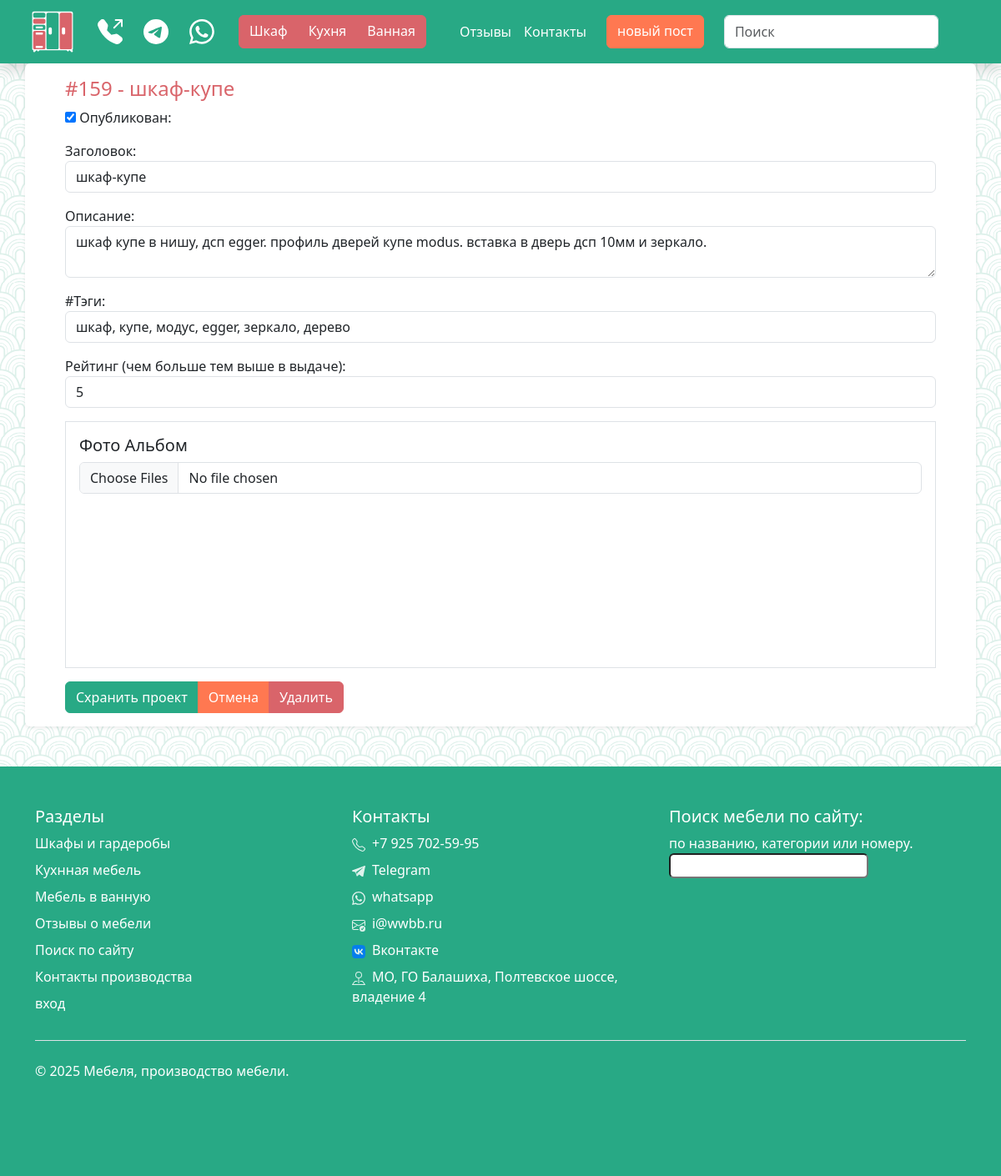
Screenshot of /update/159 (signed in) with the database file from the repository.
### todo/models.py (models this page shows, shortened)
class Project(models.Model):
    title = models.CharField(max_length=100)
    description = models.TextField(null=True, blank=True)
    tags = models.CharField(max_length=100, verbose_name='#Тэги', blank=True)
    rating = models.IntegerField(default=5, blank=False, null=False)
    public = models.BooleanField(default=True)
    created_at = models.DateTimeField(auto_now_add=True)
    updated_at = models.DateTimeField(auto_now=True)
    album = models.TextField(default='',null=True, blank=True)
    class Meta:
        ordering = ['-id']

### todo/CRUD_Posts.py (the view)
# urls.py: path('update/<int:post_id>', views.post_update, name='post_update'),
@login_required
def post_update(request, post_id):
    db_Obj = Project.objects.get(id=post_id)
    if request.method == 'POST':
        form = ProjectForm(request.POST, request.FILES, instance=db_Obj)
        files = request.FILES.getlist('image')
        if form.is_valid():
            form.save()
            return redirect('/post/' + str(db_Obj.id))
    form = ProjectForm(instance=db_Obj)
    context = {
        'title': 'Редактор проекта',
        'project': db_Obj,
        'album': collect_album(post_id),
        'form': form,
        'description': 'Редактирование материала wwbb.ru',
    }
    return render(request, 'todo/CRUD/post_update.html', context)

### todo/forms.py
class ProjectForm(ModelForm):
    class Meta:
        model = Project
        fields = '__all__'

### todo/img_handler.py (called while the page is built)
def collect_album(prj_id):
    prj_id = str(prj_id)
    album_lst = os.listdir(os.path.join(PHOTO_PATH, prj_id))
    album_lst = set(map(lambda x: os.path.splitext(x)[0], album_lst))
    return album_lst

### todo/templates/todo/CRUD/post_update.html (shortened to what this page needs)
{% extends 'todo/base/base.html' %}
{% block main_content %}
<div class="container mb-5 p-3 px-5 rounded bg-white rounded shadow-sm">
    <h1 class="text-secondary h4">#{{ project.id }} - {{ project.title}} </h1>
    <form enctype="multipart/form-data" method="POST">
        <div class="mb-3">
            <input class="" type="checkbox" name="public" id="id_public" checked="">
            <label for="id_public">Опубликован:</label>
        </div>
        <div class="mb-3">
            <label for="id_title">Заголовок:</label>
            <input class="form-control" type="text" name="title" maxlength="100" required="" id="id_title"
                value="{{ form.title.value }}">
        </div>
        <div class="mb-3">
            <label for="id_description">Описание:</label>
            <textarea class="form-control" name="description" cols="40" rows="2"
                id="id_description">{{ form.description.value }}</textarea>
        </div>
        <div class="mb-3">
            <label for="id_tags">#Тэги:</label>
            <input class="form-control" type="text" name="tags" maxlength="100" id="id_tags"
                value="{{ form.tags.value }}">
        </div>
        <div class="mb-3">
            <label for="id_rating">Рейтинг (чем больше тем выше в выдаче):</label>
            <input class="form-control" type="number" name="rating" id="id_rating" value="{{ form.rating.value }}">
        </div>
        <div class="mb-3 border p-3">
            <h5 class="form-label">Фото Альбом</h5>
            <input class="form-control" type="file" name="image" multiple="" accept="image/*" id="id_image">
            <div class="m-2 primary">
                <div class="ww_grid mb-4">
                    {% for img in album %}
                    <a href="/media/photos/{{ project.id }}/{{ img }}.jpg" class="glightbox">
                        <div class="ww_grid_item rounded overflow-hidden"
                            style="background-image: url('/media/photos/{{ project.id }}/{{ img }}.thumbnail'); height: 10rem;">
                        </div>
                    </a>
                    {% endfor %}
                </div>
            </div>
        </div>
        <div class="btn-group text-white">
            <input class="btn btn-primary text-white" type="submit" name="" value="Схранить проект">
            <a href="/" class="btn btn-warning text-white">Отмена</a>
            <a href="{% url 'post_delete' project.id %}" class="btn btn-secondary text-white">Удалить</a>
        </div>
    </form>
</div>
{% endblock main_content %}

### static/css/style.css (style rules this page uses)
:root { --bs-primary: #28a985; --bs-info: #2880a9; --bs-secondary: #d9646a; --bs-primary-rgb: 40, 169, 133; --bs-secondary-rgb: 217, 100, 106; }
body { background-image: url(/static/patterns/01_v.svg); background-size: 3rem; }
.ww_grid { display: grid; grid-template-columns: repeat(4, 1fr); gap: 1rem; }
.ww_grid_item { height: 8rem; background-position: center center; background-repeat: no-repeat; background-size: 100% auto; overflow: hidden; position: relative; transition: all .3s ease-in-out; }

### rows the page displays
Project: id "159", title "шкаф-купе", description "шкаф купе в нишу, дсп egger. профиль дверей купе modus. вставка в дверь дсп 10мм и зеркало.", tags "шкаф, купе, модус, egger, зеркало, дерево"
